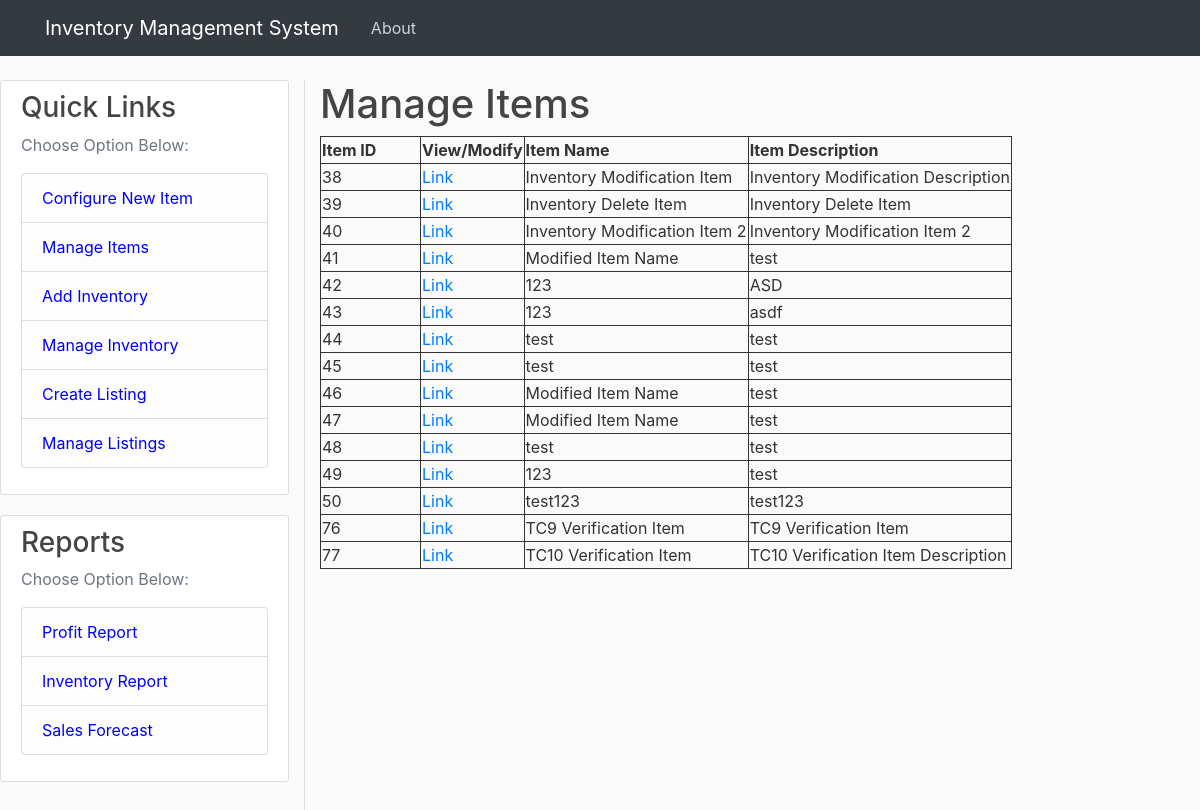
The page /items_list on the database as committed earlier.
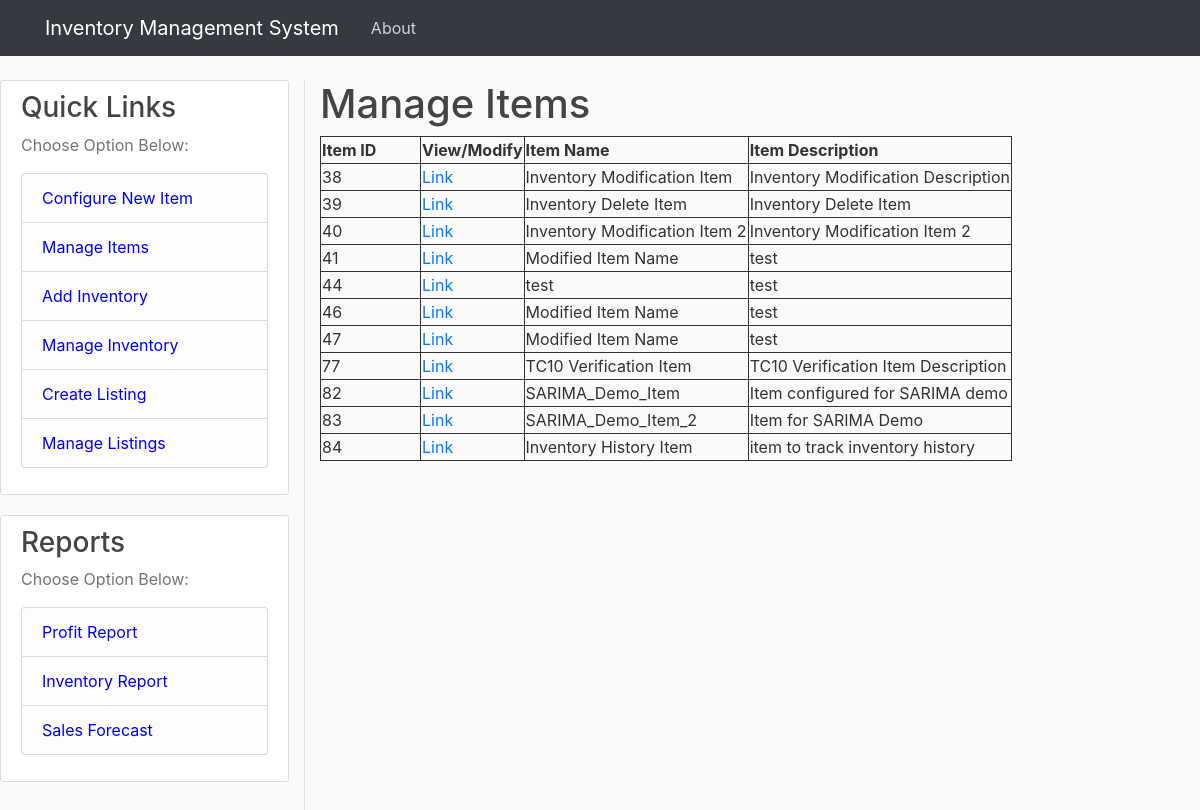
The same page on the database as committed later.
### tables this page shows
CREATE TABLE items (
	item_id INTEGER NOT NULL PRIMARY KEY AUTOINCREMENT,
	item_name TEXT,
	item_description TEXT
);

### inventoryWebApp.py (the view)
@app.route("/items_list", methods=['GET', 'POST'])
def items_list():
    items = get_items()
    return render_template('items_list.html', json_data=items)

### inventoryDbFunctions.py (called while the page is built)
def create_connection(db_file=None):
    if db_file:
        print(db_file)
    else:
        db_file = prod_db_file
    conn2 = sqlite3.connect(db_file)
    return conn2

def get_items(item_id=0, db_file=None):
    items = []
    try:
        conn = create_connection(db_file)
        conn.row_factory = sqlite3.Row
        cur = conn.cursor()
        if item_id == 0:
            cur.execute("SELECT * FROM ITEMS")
        else:
            id_str = str(item_id)
            cur.execute("SELECT * FROM ITEMS WHERE item_id = " + id_str)
        rows = cur.fetchall()
        for i in rows:
            item = {}
            item["item_id"] = i["item_id"]
            item["item_name"] = i["item_name"]
            item["item_description"] = i["item_description"]
            items.append(item)
        conn.close()
    except:
        print("Error in get_items function")
    return items

### templates/items_list.html (shortened to what this page needs)
{% extends "layout.html" %}
{% block content %}
<body>
  <h1> Manage Items</h1>
  <table border = "1">
    <thread>
      <tr>
        <th style = "border:solid 1px;"> Item ID</th>
        <th style = "border:solid 1px;"> View/Modify</th>
        <th style = "border:solid 1px;"> Item Name</th>
        <th style = "border:solid 1px;"> Item Description</th>
      </tr>
    </thread>
    <tbody>
      {% for entry in json_data %}
        <tr>
          <td style = "min-width: 100px; max-width:300px;">{{ entry.item_id }}</td>
          <td style = "min-width: 100px; max-width:300px;"><a href="{{ url_for('new_item', index = entry.item_id) }}">Link</a></td>
          <td style = "min-width: 100px; max-width:300px;">{{ entry.item_name }}</td>
          <td style = "min-width: 100px; max-width:300px;">{{ entry.item_description }}</td>
        </tr>
      {% endfor %}
    </tbody>
  </table>
</body>
{% endblock %}

### templates/layout.html (shortened to what this page needs)
<!DOCTYPE html>
<html>
<head>
    <link rel="stylesheet" href=https://maxcdn.bootstrapcdn.com/bootstrap/4.0.0/css/bootstrap.min.css>
    <link rel="stylesheet" type="text/css" href="{{ url_for('static', filename='main.css') }}">
</head>
<body>
    <header class="site-header">
      <nav class="navbar navbar-expand-md navbar-dark bg-dark fixed-top">
        <div class="container">
          <a class="navbar-brand mr-4" href="/">Inventory Management System</a>
          <div class="collapse navbar-collapse" id="navbarToggle">
            <div class="navbar-nav mr-auto">
              <a class="nav-item nav-link" href="{{ url_for('about') }}">About</a>
            </div>
          </div>
        </div>
      </nav>
    </header>
    <main role="main" class="main-content">
      <div class="row">
          <div class="col-md-4 bd-sidebar">
          <div class="content-section">
            <h3>Quick Links</h3>
            <p class='text-muted'>Choose Option Below:
              <ul class="list-group" style="list-style: none;">
                <li><a class="list-group-item list-group-item-light" style="color: blue;" href="{{ url_for('new_item', index = 0) }}">Configure New Item</a>
                    <a class="list-group-item list-group-item-light" style="color: blue;" href="{{ url_for('items_list') }}">Manage Items</a>
                    <a class="list-group-item list-group-item-light" style="color: blue;" href="{{ url_for('modify_inventory', index = 0) }}">Add Inventory</a>
                    <a class="list-group-item list-group-item-light" style="color: blue;" href="{{ url_for('inventory_list') }}">Manage Inventory</a>
                    <a class="list-group-item list-group-item-light" style="color: blue;" href="{{ url_for('modify_listing', index = 0) }}">Create Listing</a>
                    <a class="list-group-item list-group-item-light" style="color: blue;" href="{{ url_for('manage_listings') }}">Manage Listings</a>
                </li>
              </ul>
            </p>
          </div>
          <div class="content-section">
            <h3>Reports</h3>
            <p class='text-muted'>Choose Option Below:
              <ul class="list-group" style="list-style: none;">
                <li><a class="list-group-item list-group-item-light" style="color: blue;" href="{{ url_for('report_select', report='profit_report') }}">Profit Report</a>
                    <a class="list-group-item list-group-item-light" style="color: blue;" href="{{ url_for('report_select', report='inventory_report') }}">Inventory Report</a>
                    <a class="list-group-item list-group-item-light" style="color: blue;" href="{{ url_for('report_select', report='sales_forecast') }}">Sales Forecast</a>
                </li>
              </ul>
            </p>
          </div>
        </div>
        <div class="col-md-8">
          {% block content %}{% endblock %}
        </div>
      </div>
    </main>
</body>
</html>

### static/main.css (style rules this page uses)
body { background: #fafafa; color: #333333; margin-top: 5rem; }
h1, h2, h3, h4, h5, h6 { color: #444444; }
ul { list-style: none; }
.site-header .navbar-nav .nav-link { color: #cbd5db; }
.content-section { background: #ffffff; padding: 10px 20px; border: 1px solid #dddddd; border-radius: 3px; margin-bottom: 20px; }
.bd-sidebar { -webkit-box-ordinal-group: 1; -ms-flex-order: 0; order: 0; border-bottom: 1px solid rgba(0, 0, 0, 0.1); }
@media (min-width: 768px) { .bd-sidebar { border-right: 1px solid rgba(0, 0, 0, 0.1); } }
@media (min-width: 1200px) { .bd-sidebar { -webkit-box-flex: 0; -ms-flex: 0 1 320px; flex: 0 1 320px; } }

### templates/items_list.html (style rules this page uses)
table { border-collapse:collapse; table-layout:auto; border:solid 1px; }
table td { border:solid 1px; word-wrap:break-word; min-width:200px; max-width:500px; }

Rows that differ between the two databases and show on the page:
removed items: item_id "42", item_name "123", item_description "ASD"
removed items: item_id "43", item_name "123", item_description "asdf"
removed items: item_id "45", item_name "test", item_description "test"
removed items: item_id "48", item_name "test", item_description "test"
removed items: item_id "49", item_name "123", item_description "test"
removed items: item_id "50", item_name "test123", item_description "test123"
removed items: item_id "76", item_name "TC9 Verification Item", item_description "TC9 Verification Item"
added items: item_id "82", item_name "SARIMA_Demo_Item", item_description "Item configured for SARIMA demo"
added items: item_id "83", item_name "SARIMA_Demo_Item_2", item_description "Item for SARIMA Demo"
added items: item_id "84", item_name "Inventory History Item", item_description "item to track inventory history"
